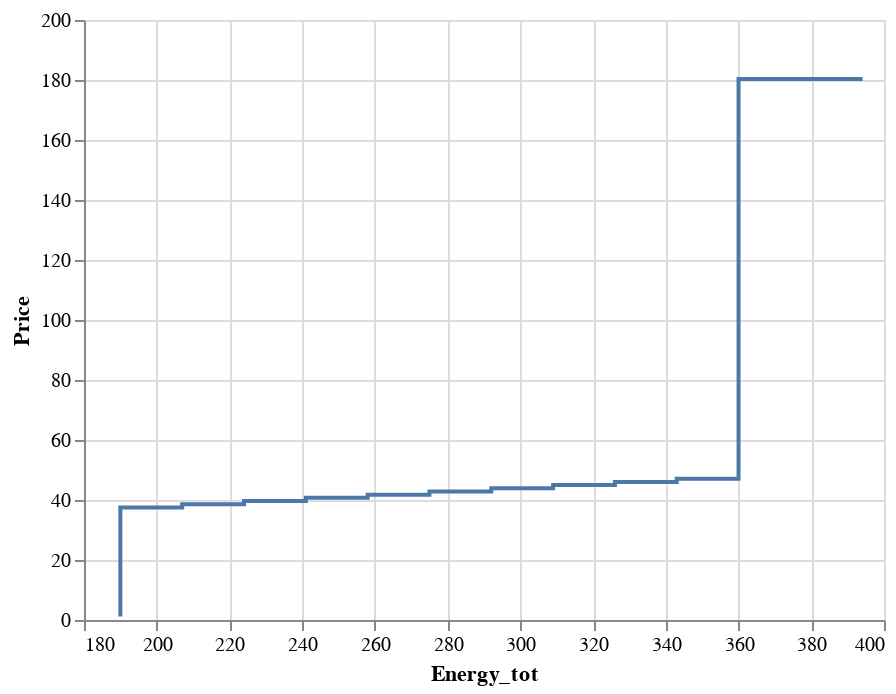

Source (notebook cell):
### Code cell
alt.Chart(df_plot).mark_line(interpolate='step-before').encode(
    x='Energy_tot:Q', 
    y='Price:Q'
)

### Figure 1 — Vega-Lite specification as saved in the notebook (floating-point values rounded to 4 significant figures)
{"config": {"view": {"continuousWidth": 400, "continuousHeight": 300}}, "data": {"name": "data-6d8c122bb29ed6a783c197c299c8e187"}, "mark": {"type": "line", "interpolate": "step-before"}, "encoding": {"x": {"type": "quantitative", "field": "Energy_tot"}, "y": {"type": "quantitative", "field": "Price"}}, "$schema": "https://vega.github.io/schema/vega-lite/v4.8.1.json", "datasets": {"data-6d8c122bb29ed6a783c197c299c8e187": [{"Pot_max": 394.1, "Year": 2020, "Month": 2, "Day": 1, "Period": 20, "Block": 1, "Price": 1.13, "Energy": 190.0, "Date": "2020-02-01T00:00:00", "Weekday": "Saturday", "Energy_tot": 190.0, "Marg_Price": 39.63, "NG_Price": 1.91}, {"Pot_max": 394.1, "Year": 2020, "Month": 2, "Day": 1, "Period": 20, "Block": 2, "Price": 37.53, "Energy": 17.0, "Date": "2020-02-01T00:00:00", "Weekday": "Saturday", "Energy_tot": 207.0, "Marg_Price": 39.63, "NG_Price": 1.91}, {"Pot_max": 394.1, "Year": 2020, "Month": 2, "Day": 1, "Period": 20, "Block": 3, "Price": 38.59, "Energy": 17.0, "Date": "2020-02-01T00:00:00", "Weekday": "Saturday", "Energy_tot": 224.0, "Marg_Price": 39.63, "NG_Price": 1.91}, {"Pot_max": 394.1, "Year": 2020, "Month": 2, "Day": 1, "Period": 20, "Block": 4, "Price": 39.66, "Energy": 17.0, "Date": "2020-02-01T00:00:00", "Weekday": "Saturday", "Energy_tot": 241.0, "Marg_Price": 39.63, "NG_Price": 1.91}, {"Pot_max": 394.1, "Year": 2020, "Month": 2, "Day": 1, "Period": 20, "Block": 5, "Price": 40.72, "Energy": 17.0, "Date": "2020-02-01T00:00:00", "Weekday": "Saturday", "Energy_tot": 258.0, "Marg_Price": 39.63, "NG_Price": 1.91}, {"Pot_max": 394.1, "Year": 2020, "Month": 2, "Day": 1, "Period": 20, "Block": 6, "Price": 41.78, "Energy": 17.0, "Date": "2020-02-01T00:00:00", "Weekday": "Saturday", "Energy_tot": 275.0, "Marg_Price": 39.63, "NG_Price": 1.91}, {"Pot_max": 394.1, "Year": 2020, "Month": 2, "Day": 1, "Period": 20, "Block": 7, "Price": 42.84, "Energy": 17.0, "Date": "2020-02-01T00:00:00", "Weekday": "Saturday", "Energy_tot": 292.0, "Marg_Price": 39.63, "NG_Price": 1.91}, {"Pot_max": 394.1, "Year": 2020, "Month": 2, "Day": 1, "Period": 20, "Block": 8, "Price": 43.91, "Energy": 17.0, "Date": "2020-02-01T00:00:00", "Weekday": "Saturday", "Energy_tot": 309.0, "Marg_Price": 39.63, "NG_Price": 1.91}, {"Pot_max": 394.1, "Year": 2020, "Month": 2, "Day": 1, "Period": 20, "Block": 9, "Price": 44.97, "Energy": 17.0, "Date": "2020-02-01T00:00:00", "Weekday": "Saturday", "Energy_tot": 326.0, "Marg_Price": 39.63, "NG_Price": 1.91}, {"Pot_max": 394.1, "Year": 2020, "Month": 2, "Day": 1, "Period": 20, "Block": 10, "Price": 46.03, "Energy": 17.0, "Date": "2020-02-01T00:00:00", "Weekday": "Saturday", "Energy_tot": 343.0, "Marg_Price": 39.63, "NG_Price": 1.91}, {"Pot_max": 394.1, "Year": 2020, "Month": 2, "Day": 1, "Period": 20, "Block": 11, "Price": 47.09, "Energy": 17.0, "Date": "2020-02-01T00:00:00", "Weekday": "Saturday", "Energy_tot": 360.0, "Marg_Price": 39.63, "NG_Price": 1.91}, {"Pot_max": 394.1, "Year": 2020, "Month": 2, "Day": 1, "Period": 20, "Block": 12, "Price": 180.3, "Energy": 34.1, "Date": "2020-02-01T00:00:00", "Weekday": "Saturday", "Energy_tot": 394.1, "Marg_Price": 39.63, "NG_Price": 1.91}]}}
